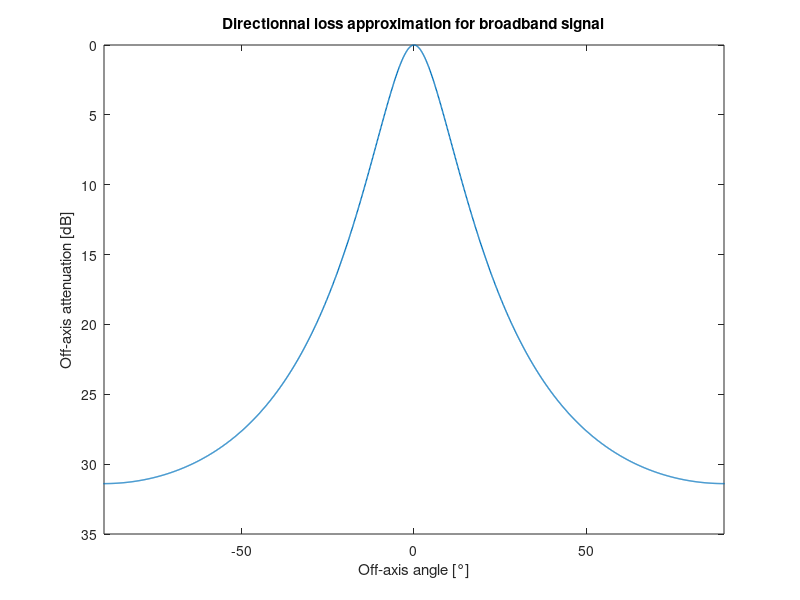

Write the MATLAB code that produced this figure. (Note: this script raises an error after producing the figure.)
% Script to show off-axis attenuation approximation used to derive
% detection function. 
% Ref: Passive Acoustic Monitoring of Cetaceans by Walter M. X. Zimmer 
% Page: 96 - 100

% Constants 

DI = 22; % Directivity index of Porpoise (PAMofC (p89)) [dB]
ka = 10^(DI/20);

% Broadband
% ka = 17.8; % 
C1 = 47; % dB
C2 = 0.218*ka;

%% X, Y plot to show loss
% Directionnal loss of the source as a function of off-axis angle for
% broadband signal (click). 
dth = 0.1;
thetadeg =-180:dth:180;
theta = thetadeg * pi/180;

cx = C2*sin(theta);
DLbb = C1 * (cx).^2 ./ (1 + abs(cx) + (cx).^2);

figure 
plot(thetadeg, DLbb, 'LineWidth', 1)
xlabel('Off-axis angle [°]')
ylabel('Off-axis attenuation [dB]')
title('Directionnal loss approximation for broadband signal')
set(gca, 'YDir', 'reverse')
xlim([-90, 90])

idxAlpha3dB = find((DLbb<=3), 1, 'first');
alpha3dB = thetadeg(idxAlpha3dB);
xline(alpha3dB, 'r', 'LineStyle', '--', 'LineWidth', 1)
xline(-alpha3dB, 'r', 'LineStyle', '--', 'LineWidth', 1, ...
    'Label', sprintf('-3dB Beamwidth = %.1f°', -alpha3dB), 'LabelVerticalAlignment', 'bottom', ...
    'LabelHorizontalAlignment','right', 'LabelOrientation', 'horizontal')


%% Polar plot to show off-Axis attenuation
dth = 0.1;
thetadeg = -180:dth:180;
theta = thetadeg * pi/180;

idxDef = (thetadeg <=90) & (thetadeg>=-90);
idxNotDef = ~idxDef;
cx = C2*sin(theta(idxDef));
DLbb = zeros([numel(theta), 0]);
DLbb(idxDef) = C1 * (cx).^2 ./ (1 + abs(cx) + (cx).^2);
DLmax = C1 * C2^2 / (1 + C2 + C2^2);
DLbb(idxNotDef) = DLmax;

% Apparent source level
SL0 = 100;
ASLbb = SL0 - DLbb;
figure 
lgd = {};
polarplot(theta, ASLbb, 'LineWidth', 1)
lgd{end+1} = sprintf('Apparent source level with SL0 = %d dB', SL0);
hold on
polarplot([0; 0]*pi/180, [0; SL0],'LineWidth', 2)  
lgd{end +1} = 'Acoustic axis';
hold on 
polarplot([45; 45]*pi/180, [0; SL0], 'LineWidth', 2, 'LineStyle', '--')  
lgd{end +1} = 'Off-axis';

legend(lgd, 'Location', 'southoutside')

%% Narrow band off-axis attenuation
% dth = 0.01;
% thetadeg = -180:dth:180;
% theta = thetadeg * pi/180;

idxDef = (thetadeg <=90) & (thetadeg>=-90);
idxNotDef = ~idxDef;
DLnb = zeros([numel(theta), 0]);

% First-order Bessel function of the first kind 
J1 = @(x) besselj(1, x);

% Narrow band directional loss 
DLnb(idxDef) = ( 2*J1(ka*sin(theta(idxDef))) ./ (ka*sin(theta(idxDef))) ).^2;
DLnbmax = ( 2*J1(ka*sin(90 * pi/180)) / (ka*sin(90 * pi/180)) )^2;
DLnb(idxNotDef) = DLnbmax;
DLnb = -10*log10(DLnb);

figure 
lgd = {};
plot(thetadeg, DLnb, 'r', 'LineWidth', 1)
lgd{end + 1} = 'Narrowband signal';
hold on 
plot(thetadeg, DLbb, 'b', 'LineWidth', 1)
lgd{end + 1} = 'Broadband signal';

idxAlpha3dB = find((DLbb<=3), 1, 'first');
alpha3dB = thetadeg(idxAlpha3dB);
xline(-alpha3dB, 'b', 'LineStyle', '--', 'LineWidth', 1)
xline(alpha3dB, 'b', 'LineStyle', '--', 'LineWidth', 1, ...
    'Label', sprintf('Broadband beamwidth = %.1f°', abs(alpha3dB)), 'LabelVerticalAlignment', 'bottom', ...
    'LabelHorizontalAlignment','right', 'LabelOrientation', 'aligned')

xlabel('Off-axis angle [°]')
ylabel('Off-axis attenuation [dB]')
title({'Directionnal loss approximation', ... 
     'Porpoise - DI = 22dB'})
set(gca, 'YDir', 'reverse')

idxAlpha3dB = find((DLnb<3), 1, 'first');
alpha3dB = thetadeg(idxAlpha3dB);
xline(alpha3dB, 'r', 'LineStyle', '--', 'LineWidth', 1)
xline(-alpha3dB, 'r', 'LineStyle', '--', 'LineWidth', 1, ...
    'Label', sprintf('Narrowband beamwidth = %.1f°', abs(alpha3dB)), 'LabelVerticalAlignment', 'bottom', ...
    'LabelHorizontalAlignment','right', 'LabelOrientation', 'aligned')
yline(3,  'k', 'LineStyle', '--', 'LineWidth', 1, ...
    'Label', '-3dB')
ylim([0 50])
xlim([-90, 90])

% Polar plot 
% Apparent source level
SL0 = 100;
ASLnb = SL0 - DLnb;
figure 
lgd = {};
polarplot(theta, ASLnb, 'LineWidth', 1)
lgd{end+1} = sprintf('Apparent source level - narrow band');

hold on 
polarplot(theta, ASLbb, 'LineWidth', 1)
lgd{end+1} = sprintf('Apparent source level - broadband');

hold on
polarplot([0; 0]*pi/180, [0; SL0],'LineWidth', 2)  
lgd{end +1} = 'Acoustic axis';
hold on 
polarplot([45; 45]*pi/180, [0; SL0], 'LineWidth', 2, 'LineStyle', '--')  
lgd{end +1} = 'Off-axis';

title({'Apparent source level for a narrow band signal', ...
    'Porpoise - DI = 22dB, SL_0 = 173dB'})
legend(lgd, 'Location', 'southoutside')

%% Inversion of DLnb ?
idInf = DLnb>100;
DLnb_modified = DLnb(~isnan(DLnb));
thetadeg_modified = thetadeg(~isnan(DLnb));
DLnb_modified(idInf) = 100;
DL = 1:0.1:100;
thetaInv = interp1(DLnb_modified, thetadeg_modified, DL);
